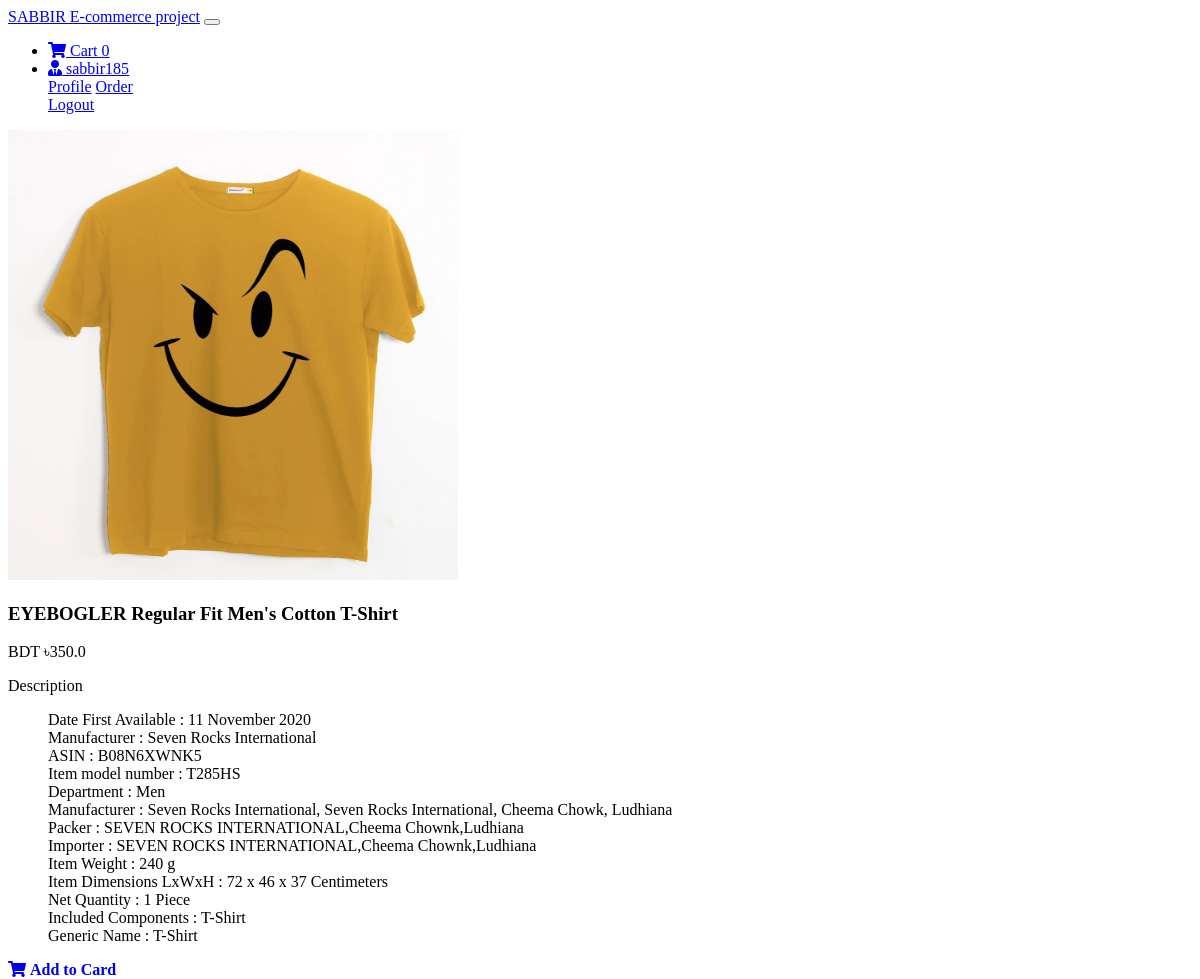
The page /product/3/ (signed in) on the database its author committed.
### app_login/models.py (models this page shows, shortened)
class User(AbstractBaseUser,PermissionsMixin):
    email = models.EmailField(unique=True,null=False)
    is_staff = models.BooleanField(
        ugettext_lazy('staff status'),
        default=False,
        help_text=ugettext_lazy('Designates whether the user can log in this site')
    )
    is_active = models.BooleanField(
        ugettext_lazy('active'),
        default=True,
        help_text= ugettext_lazy('Designates whether this user treated as active. Unselect this insteed of deleting accounts')
    )
    USERNAME_FIELD = 'email'
    objects = MyUserManager()

class Profile(models.Model):
    user = models.OneToOneField(User,on_delete=models.CASCADE,related_name='user_profile')
    username = models.CharField(max_length=264,blank=True)
    full_name = models.CharField(max_length=264,blank=True)
    address_1 = models.TextField(max_length=300,blank=True)
    city = models.CharField(max_length=264,blank=True)
    zipcode = models.CharField(max_length=20,blank=True)
    country = models.CharField(max_length=30,blank=True)
    phone = models.CharField(max_length=20,blank=True)
    date_joined = models.DateTimeField(auto_now_add=True)

### app_shop/models.py (models this page shows, shortened)
class Product(models.Model):
    category = models.ForeignKey(Category,on_delete=models.CASCADE,related_name='product_category')
    main_image = models.ImageField(upload_to='Product_pics')
    name = models.CharField(max_length=264)
    preview_text = models.TextField(max_length=264,verbose_name='Preview Text')
    detail_text = models.TextField(max_length=7000,verbose_name='Description')
    price = models.FloatField()
    old_price = models.FloatField(default=0.00)
    created = models.DateTimeField(auto_now_add=True)
    class Meta:
        ordering = ['-created',]

### app_shop/views.py (the view)
# urls.py: path('product/<pk>/', views.ProductDetails.as_view(), name='product_details'),
class ProductDetails(DetailView,LoginRequiredMixin):
    model = Product
    template_name = 'app_shop/product_details.html'

### app_order/templatetags/cart_tag.py (called while the page is built)
@register.filter
def cart_total(user):
    order = Order.objects.filter(user=user , ordered=False)
    if order.exists():
        return order[0].orderItems.count()
    else:
        return 0

### templates/app_shop/product_details.html (shortened to what this page needs)
{% extends 'base.html' %}
{% block body_block %}
    <div class="container my-5">
        <div class="card">
            <div class="row">
                <aside class="col-sm-5 border-right">
                    <article class="gallery-wrap">
                        <div class="img-big-wrap">
                            <div>
                                <a href="#"><img src="/media/{{object.main_image}}" alt="product image" style="width:450px"></a>
                            </div>
                        </div>
                    </article>
                </aside class="col-sm-7">
                    <article class="card-body p-5">
                        <h3 class="title mp-3">{{object.name}}</h3>
                        <p class="price-detail-wrap">
                            <span>
                                <span class="currency">BDT &#2547;</span><span class="num">{{object.price}}</span>
                            </span>
                        </p>
                        <dl class="item-property">
                            <dt>Description</dt>
                            <dd>
                                <p>{{ object.detail_text|linebreaks }}</p>
                            </dd>
                        </dl>
                        <a href="{% url 'app_order:add' pk=object.pk %}" class="btn btn-lg btn-outline-primary text-uppercase"><i class="fas fa-shopping-cart"> Add to Card</i></a>
                    </article>
            </div>
        </div>
    </div>
{% endblock body_block %}

### templates/navbar.html (shortened to what this page needs)
{% load cart_tag %}
<nav class="navbar navbar-expand-lg navbar-light bg-light">
    <div class="container">
        <a class="navbar-brand" href="{% url 'app_shop:home' %}"> SABBIR E-commerce project</a>
        <button type="button" class="navbar-toggler" data-toggle="collapse" data-target="#navbarNav" arial-controls="navbarNav" aria-expanded="false" aria-label="Toggle navigation"></button>
        <div class="collapse navbar-collapse" id="navbarNav">
            <ul class="navbar-nav ml-auto">
            {% if request.user.is_authenticated %}
                <li class="nav-item">
                    <a href="{% url 'app_order:cart' %}" class="nav-link">
                        <i class="fa fa-shopping-cart"></i> Cart
                        <span class="badge badge-light">{{ request.user|cart_total }}</span>
                    </a>
                </li>
                <li class="nav-item dropdown">
                    <a class="nav-link dropdown-toggle" href="#" id="navbarDropdown" role="button" data-toggle="dropdown" aria-haspopup="true" aria-expanded="false"><i class="fas fa-user-tie"></i> {{request.user.user_profile.username}}</a>
                    <div class="dropdown-menu" aria-labelledby="navbarDropdown">
                        <a class="dropdown-item" href="{% url 'app_login:profile' %}">Profile</a>
                        <a href="{% url 'app_payment:order' %}" class="dropdown-item">Order</a>
                        <a class="dropdown-item" href="{% url 'app_login:logout' %}">Logout</a>
                    </div>
                </li>
                {% else %}
                <li>
                    <a href="{% url 'app_login:login' %}" class="btn btn-primary btn-sm">sign in</a>
                </li>
                {% endif %}
            </ul>
        </div>
    </div>
</nav>

### static/main.css (style rules this page uses)
.gallery-wrap .img-big-wrap img { height: 450px; width: auto; display: inline-block; cursor: zoom-in; }

### templates/base.html (style rules this page uses)
.card { height: 350px; }

### rows shown on the page
User: user|cart_total "0", user.user_profile.username "sabbir185"
Product: main_image (picture), name "EYEBOGLER Regular Fit Men's Cotton T-Shirt", price "350.0", detail_text "Date First Available : 11 November 2020 Manufacturer : Seven Rocks International ASIN : B08N6XWNK5 Item model number : T285HS Department : Men Manufacturer : Seven Rocks International, Seven Rocks International, Cheema Chowk, Ludhiana Packer : SEVEN ROCKS INTERNATIONAL,Cheema Chownk,Ludhiana Importer : SEVEN ROCKS INTERNATIONAL,Cheema Chownk,Ludhiana Item Weight : 240 g Item Dimensions LxWxH : 72 x 46 x 37 Centimeters Net Quantity : 1 Piece Included Components : T-Shirt Generic Name : T-Shirt"
